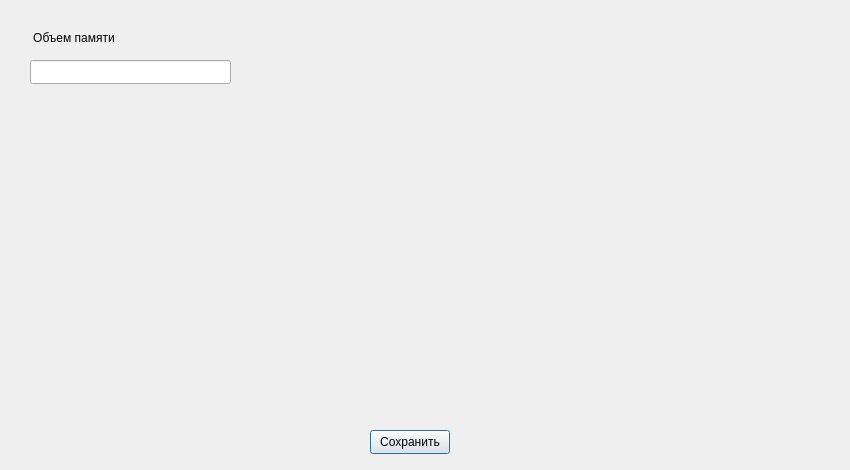
<?xml version="1.0" encoding="UTF-8"?>
<ui version="4.0">
 <class>Settings</class>
 <widget class="QDialog" name="Settings">
  <property name="geometry">
   <rect>
    <x>0</x>
    <y>0</y>
    <width>850</width>
    <height>470</height>
   </rect>
  </property>
  <property name="windowTitle">
   <string>Dialog</string>
  </property>
  <widget class="QLabel" name="label">
   <property name="geometry">
    <rect>
     <x>20</x>
     <y>30</y>
     <width>108</width>
     <height>16</height>
    </rect>
   </property>
   <property name="text">
    <string>Объем памяти</string>
   </property>
   <property name="alignment">
    <set>Qt::AlignCenter</set>
   </property>
  </widget>
  <widget class="QLineEdit" name="ramLine">
   <property name="geometry">
    <rect>
     <x>30</x>
     <y>60</y>
     <width>201</width>
     <height>24</height>
    </rect>
   </property>
  </widget>
  <widget class="QPushButton" name="saveBtn">
   <property name="geometry">
    <rect>
     <x>370</x>
     <y>430</y>
     <width>80</width>
     <height>24</height>
    </rect>
   </property>
   <property name="text">
    <string>Сохранить</string>
   </property>
  </widget>
 </widget>
 <resources/>
 <connections/>
</ui>
